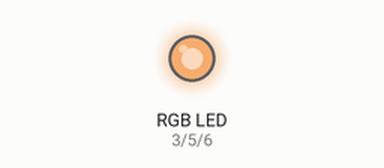
Bench run of a sketch on a simulated Arduino Uno, built with avr-gcc and run on an emulated ATmega328P. Parts: an RGB LED mixed from three pins (HIGH = lit).

Above: at 0.1 s.
Timing chart, 0 to 1.6 s (numbered marks = the images above):
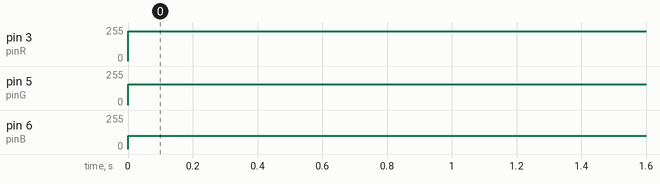

Measured:
- by itself, pin 3 (pinR): 0/255 → 225/255 at 0.00 s
- by itself, pin 5 (pinG): 0/255 → 157/255 at 0.00 s
- by itself, pin 6 (pinB): 0/255 → 100/255 at 0.00 s

The sketch:

ledRGB.ino
```cpp
#define pinR 3
#define pinG 5
#define pinB 6

void setColor(byte color[]);

void setup() {
  Serial.begin(115200);
}

void loop() {
  byte color[3];
  color[0] = 100;
  color[1] = 157;
  color[2] = 225;
  setColor(color);
}

void setColor(byte color[]){
  analogWrite(pinB, color[0]);
  analogWrite(pinG, color[1]);
  analogWrite(pinR, color[2]);
}
```
